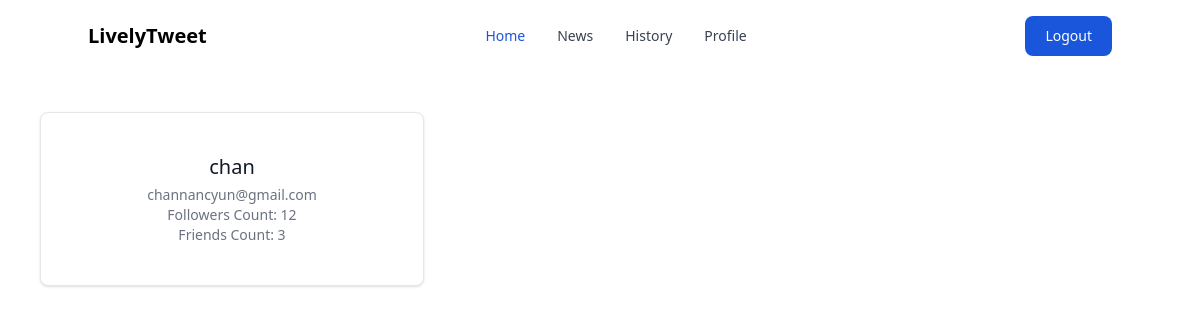
The app's page /profile (signed in), older data.
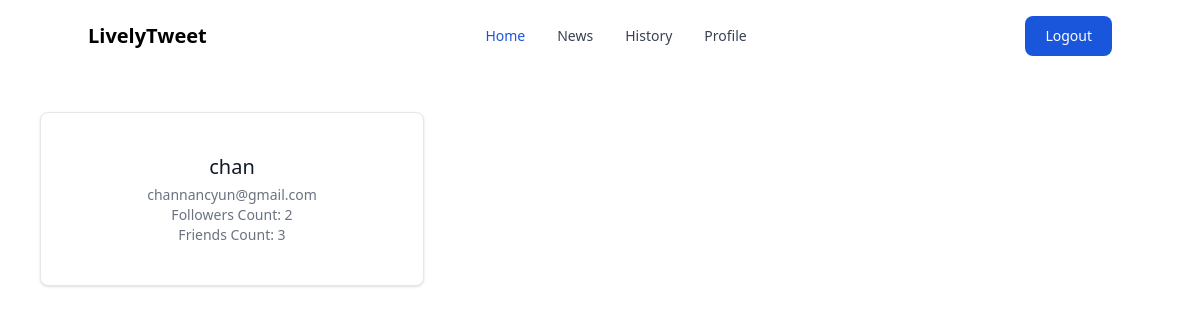
The same page, newer data.
### models.py (models this page shows, shortened)
class User(UserMixin, db.Model):
  id = db.Column(db.Integer, primary_key=True)
  username = db.Column(db.String(64), index=True, unique=True)
  email = db.Column(db.String(120), index=True, unique=True)
  password_hash = db.Column(db.String(128))
  friendsCount = db.Column(db.Integer, primary_key=False)
  followersCount = db.Column(db.Integer, primary_key=False)
  tweets = db.relationship('Tweet', backref='author', lazy='dynamic')

### routes.py (the view)
@app.route("/profile", methods=["GET"])
def profile():
  return render_template('profile.html')

### models.py (called while the page is built)
@login.user_loader
def load_user(id):
    return User.query.get(int(id))

### templates/profile.html
{% extends "base.html" %}
{% block content %}
    {% if current_user.is_authenticated %}
    <div class="relative flex items-center justify-center flex-col m-10 w-full max-w-sm bg-white border border-gray-200 rounded-lg shadow dark:bg-gray-800 dark:border-gray-700">
      <div class="flex flex-col items-center p-10">
          <h5 class="mb-1 text-xl font-medium text-gray-900 dark:text-white">{{ current_user.username }}</h5>
          <span class="text-sm text-gray-500 dark:text-gray-400">{{ current_user.email }}</span>
          <span class="text-sm text-gray-500 dark:text-gray-400">Followers Count: {{ current_user.followersCount }}</span>
          <span class="text-sm text-gray-500 dark:text-gray-400">Friends Count: {{ current_user.friendsCount }}</span>
      </div>
    </div>
    {% else %}
    <p><a class="underline" href="\login">Login</a> or <a class="underline" href="\register">Create</a> An Account to View Profile</p>
    {% endif %}
{% endblock %}

### templates/base.html (shortened to what this page needs)
<!DOCTYPE html>
<html lang="en">
<head>
   <link rel="stylesheet" href="{{url_for('static',filename='dist/css/output.css')}}">
</head>
<body>
    <div>
        <nav class="bg-white border-gray-200 px-2 sm:px-4 py-2.5 rounded dark:bg-gray-900">
            <div class="container flex flex-wrap items-center justify-between mx-auto">
                <span class="self-center text-xl font-semibold whitespace-nowrap dark:text-white">LivelyTweet</span>
                <div class="flex md:order-2">
                    {% if current_user.is_authenticated %}
                        <form action="/logout">
                            <button type="submit" class="text-white bg-blue-700 hover:bg-blue-800 focus:ring-4 focus:outline-none focus:ring-blue-300 font-medium rounded-lg text-sm px-5 py-2.5 text-center mr-3 md:mr-0 dark:bg-blue-600 dark:hover:bg-blue-700 dark:focus:ring-blue-800">Logout</button>
                        </form>
                    {% else %}
                        <form action="/login">
                            <button type="submit" class="text-white bg-blue-700 hover:bg-blue-800 focus:ring-4 focus:outline-none focus:ring-blue-300 font-medium rounded-lg text-sm px-5 py-2.5 text-center mr-3 md:mr-0 dark:bg-blue-600 dark:hover:bg-blue-700 dark:focus:ring-blue-800">Login</button>
                        </form>
                    {% endif %}
                </div>
                <div class="items-center justify-between hidden w-full md:flex md:w-auto md:order-1" id="navbar-cta">
                    <ul
                        class="flex flex-col p-4 mt-4 border border-gray-100 rounded-lg bg-gray-50 md:flex-row md:space-x-8 md:mt-0 md:text-sm md:font-medium md:border-0 md:bg-white dark:bg-gray-800 md:dark:bg-gray-900 dark:border-gray-700">
                        <li>
                            <a href="/"
                                class="block py-2 pl-3 pr-4 text-white bg-blue-700 rounded md:bg-transparent md:text-blue-700 md:p-0 dark:text-white"
                                aria-current="page">Home</a>
                        </li>
                        <li>
                            <a href="/news"
                                class="block py-2 pl-3 pr-4 text-gray-700 rounded hover:bg-gray-100 md:hover:bg-transparent md:hover:text-blue-700 md:p-0 md:dark:hover:text-white dark:text-gray-400 dark:hover:bg-gray-700 dark:hover:text-white md:dark:hover:bg-transparent dark:border-gray-700">News</a>
                        </li>
                        <li>
                            <a href="/saved"
                                class="block py-2 pl-3 pr-4 text-gray-700 rounded hover:bg-gray-100 md:hover:bg-transparent md:hover:text-blue-700 md:p-0 md:dark:hover:text-white dark:text-gray-400 dark:hover:bg-gray-700 dark:hover:text-white md:dark:hover:bg-transparent dark:border-gray-700">History</a>
                        </li>
                        <li>
                            <a href="/profile"
                                class="block py-2 pl-3 pr-4 text-gray-700 rounded hover:bg-gray-100 md:hover:bg-transparent md:hover:text-blue-700 md:p-0 md:dark:hover:text-white dark:text-gray-400 dark:hover:bg-gray-700 dark:hover:text-white md:dark:hover:bg-transparent dark:border-gray-700">Profile</a>
                        </li>
                    </ul>
                </div>
            </div>
        </nav>
    </div>
    {% block content %}
    {% endblock %}
</body>
</html>

Row changes from the older to the newer data that the page shows:
changed User "chan": followersCount "12" → "2"
